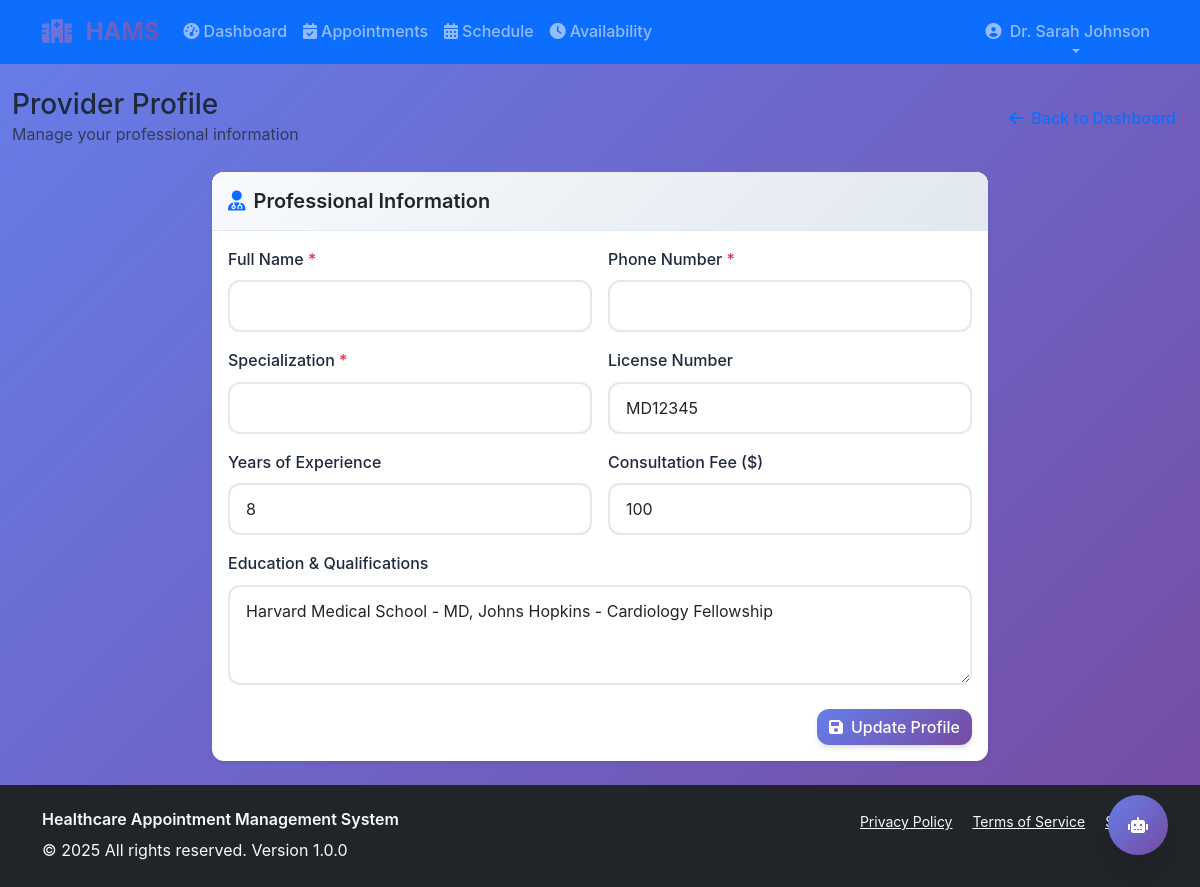
Page /provider/profile.php (signed in) on the committed database.
### tables this page shows
CREATE TABLE providers (
                Prov_ID INTEGER PRIMARY KEY AUTOINCREMENT,
                user_id INTEGER,
                Prov_Name TEXT NOT NULL,
                Prov_Email TEXT UNIQUE NOT NULL,
                Prov_Phone TEXT,
                Prov_Spec TEXT NOT NULL,
                license_number TEXT,
                education TEXT,
                experience_years INTEGER DEFAULT 0,
                consultation_fee DECIMAL(10,2) DEFAULT 100.00,
                is_accepting_patients INTEGER DEFAULT 1,
                created_at DATETIME DEFAULT CURRENT_TIMESTAMP,
                FOREIGN KEY (user_id) REFERENCES users(user_id) ON DELETE CASCADE
            );

### classes/Database.php (called while the page is built, shortened)
<?php
class Database {
    private static $instance = null;
    private $connection;
    private function __construct() {
        $this->connect();
    }
    public static function getInstance() {
        if (self::$instance === null) {
            self::$instance = new self();
        }
        return self::$instance;
    }
    private function connect() {
        try {
            $dbPath = __DIR__ . '/../data/healthcare_ams.db';
            $dataDir = dirname($dbPath);
            $dsn = "sqlite:$dbPath";
            $options = [
                PDO::ATTR_ERRMODE => PDO::ERRMODE_EXCEPTION,
                PDO::ATTR_DEFAULT_FETCH_MODE => PDO::FETCH_ASSOC,
                PDO::ATTR_EMULATE_PREPARES => false
            ];
            $this->connection = new PDO($dsn, null, null, $options);
            $this->initializeSchema();
        } catch (PDOException $e) {
            error_log("Database connection failed: " . $e->getMessage());
            throw new Exception("Database connection failed. Please try again later.");
        }
    }
    private function initializeSchema() {
        $result = $this->connection->query("SELECT name FROM sqlite_master WHERE type='table' AND name='users'");
        if ($result->fetch()) {
            return;
        }
    }
    public function fetch($sql, $params = []) {
        try {
            $stmt = $this->connection->prepare($sql);
            $stmt->execute($params);
            return $stmt->fetch();
        } catch (PDOException $e) {
            error_log("Query fetch failed: " . $e->getMessage());
            throw new Exception("Database operation failed.");
        }
    }
}
?>

### classes/Provider.php (called while the page is built, shortened)
<?php
require_once 'Database.php';
class Provider {
    private $db;
    public function __construct() {
        $this->db = Database::getInstance();
    }
    public function getProviderById($id) {
        try {
            $sql = "SELECT * FROM providers WHERE user_id = ?";
            return $this->db->fetch($sql, [$id]);
        } catch (Exception $e) {
            error_log("Get provider by ID error: " . $e->getMessage());
            return null;
        }
    }
}
?>

### middleware/auth.php (called while the page is built, shortened)
<?php
function isLoggedIn() {
    return isset($_SESSION['user_id']) && isset($_SESSION['user_role']);
}
function getCurrentUser() {
    if (isLoggedIn()) {
        return [
            'user_id' => $_SESSION['user_id'],
            'user_name' => $_SESSION['user_name'],
            'user_email' => $_SESSION['user_email'],
            'user_role' => $_SESSION['user_role']
        ];
    }
    return null;
}
?>

### provider/profile.php (the view, shortened to what this page needs)
<?php
require_once '../middleware/auth.php';
require_once '../classes/Provider.php';
$user = getCurrentUser();
$provider = new Provider();
$providerData = $provider->getProviderById($user['user_id']);
require_once '../includes/header.php';
?>
<div class="container-fluid py-4">
    <div class="row">
        <div class="col-12">
            <div class="d-flex justify-content-between align-items-center mb-4">
                <div>
                    <h1 class="h3 mb-0">Provider Profile</h1>
                    <p class="text-muted mb-0">Manage your professional information</p>
                </div>
                <div>
                    <a href="dashboard.php" class="btn btn-outline-primary">
                        <i class="fas fa-arrow-left me-2"></i>Back to Dashboard
                    </a>
                </div>
            </div>
        </div>
    </div>
    <div class="row">
        <div class="col-lg-8 mx-auto">
            <div class="card border-0 shadow-sm">
                <div class="card-header bg-white py-3">
                    <h5 class="card-title mb-0">
                        <i class="fas fa-user-md text-primary me-2"></i>Professional Information
                    </h5>
                </div>
                <div class="card-body">
                    <form method="POST" action="">
                        <div class="row g-3">
                            <div class="col-md-6">
                                <label for="name" class="form-label">Full Name <span class="text-danger">*</span></label>
                                <input type="text" class="form-control" id="name" name="name"
                                       value="<?php echo htmlspecialchars($providerData['prov_name'] ?? ''); ?>" required>
                            </div>
                            <div class="col-md-6">
                                <label for="phone" class="form-label">Phone Number <span class="text-danger">*</span></label>
                                <input type="tel" class="form-control" id="phone" name="phone"
                                       value="<?php echo htmlspecialchars($providerData['prov_phone'] ?? ''); ?>" required>
                            </div>
                            <div class="col-md-6">
                                <label for="specialization" class="form-label">Specialization <span class="text-danger">*</span></label>
                                <input type="text" class="form-control" id="specialization" name="specialization"
                                       value="<?php echo htmlspecialchars($providerData['prov_spec'] ?? ''); ?>" required>
                            </div>
                            <div class="col-md-6">
                                <label for="license_number" class="form-label">License Number</label>
                                <input type="text" class="form-control" id="license_number" name="license_number"
                                       value="<?php echo htmlspecialchars($providerData['license_number'] ?? ''); ?>">
                            </div>
                            <div class="col-md-6">
                                <label for="experience_years" class="form-label">Years of Experience</label>
                                <input type="number" class="form-control" id="experience_years" name="experience_years"
                                       value="<?php echo (int)($providerData['experience_years'] ?? 0); ?>" min="0" max="50">
                            </div>
                            <div class="col-md-6">
                                <label for="consultation_fee" class="form-label">Consultation Fee ($)</label>
                                <input type="number" class="form-control" id="consultation_fee" name="consultation_fee"
                                       value="<?php echo (float)($providerData['consultation_fee'] ?? 100); ?>" min="0" step="0.01">
                            </div>
                            <div class="col-12">
                                <label for="education" class="form-label">Education & Qualifications</label>
                                <textarea class="form-control" id="education" name="education" rows="3"
                                          placeholder="Enter your educational background and qualifications"><?php echo htmlspecialchars($providerData['education'] ?? ''); ?></textarea>
                            </div>
                        </div>
                        <div class="d-flex justify-content-end mt-4">
                            <button type="submit" class="btn btn-primary">
                                <i class="fas fa-save me-2"></i>Update Profile
                            </button>
                        </div>
                    </form>
                </div>
            </div>
        </div>
    </div>
</div>
<?php require_once '../includes/footer.php'; ?>

### assets/css/style.css (style rules this page uses)
:root { --primary-color: #2563eb; --primary-dark: #1d4ed8; --secondary-color: #64748b; --success-color: #059669; --warning-color: #d97706; --danger-color: #dc2626; --info-color: #0891b2; --light-color: #f8fafc; --dark-color: #1e293b; --gradient-primary: linear-gradient(135deg, #667eea 0%, #764ba2 100%); --gradient-secondary: linear-gradient(135deg, #f093fb 0%, #f5576c 100%); --gradient-success: linear-gradient(135deg, #4facfe 0%, #00f2fe 100%); --shadow-sm: 0 1px 2px 0 rgba(0, 0, 0, 0.05); --shadow-md: 0 4px 6px -1px rgba(0, 0, 0, 0.1), 0 2px 4px -1px rgba(0, 0, 0, 0.06); --shadow-lg: 0 10px 15px -3px rgba(0, 0, 0, 0.1), 0 4px 6px -2px rgba(0, 0, 0, 0.05); --shadow-xl: 0 20px 25px -5px rgba(0, 0, 0, 0.1), 0 10px 10px -5px rgba(0, 0, 0, 0.04); --border-radius: 0.75rem; --transition: all 0.3s cubic-bezier(0.4, 0, 0.2, 1); }
* { margin: 0; padding: 0; box-sizing: border-box; }
body { font-family: 'Inter', 'Segoe UI', Tahoma, Geneva, Verdana, sans-serif; background: linear-gradient(135deg, #667eea 0%, #764ba2 100%); min-height: 100vh; color: var(--dark-color); line-height: 1.6; }
h1, h2, h3, h4, h5, h6 { font-weight: 600; line-height: 1.3; margin-bottom: 0.5rem; }
.btn { font-weight: 500; border-radius: var(--border-radius); transition: var(--transition); border: none; position: relative; overflow: hidden; }
.btn-primary { background: var(--gradient-primary); color: white; box-shadow: var(--shadow-md); }
.form-control { border: 2px solid #e2e8f0; border-radius: var(--border-radius); padding: 0.75rem 1rem; transition: var(--transition); background: rgba(255, 255, 255, 0.8); }
.form-label { font-weight: 500; color: var(--dark-color); margin-bottom: 0.5rem; }
.card { border: none; border-radius: var(--border-radius); box-shadow: var(--shadow-md); transition: var(--transition); background: white; }
.card-header { background: linear-gradient(135deg, #f8fafc 0%, #e2e8f0 100%); border-bottom: 1px solid #e2e8f0; border-radius: var(--border-radius) var(--border-radius) 0 0 !important; font-weight: 600; }

### rows in the picture
providers: license_number "MD12345", experience_years "8", consultation_fee "100", education "Harvard Medical School - MD, Johns Hopkins - Cardiology Fellowship"

### other values in the picture
$user_name "Dr. Sarah Johnson"
APP_NAME "Healthcare Appointment Management System"
APP_VERSION "1.0.0"
